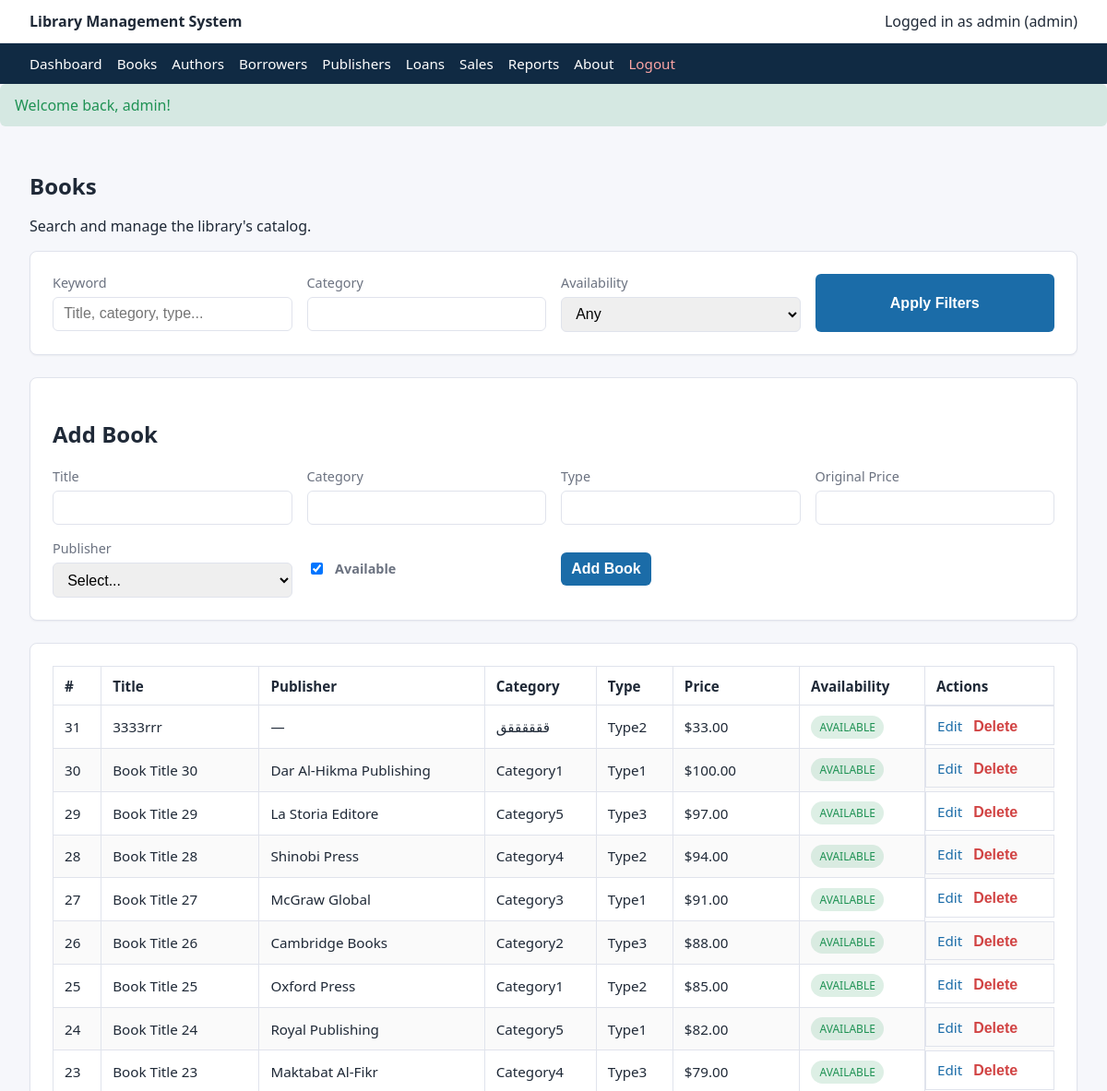
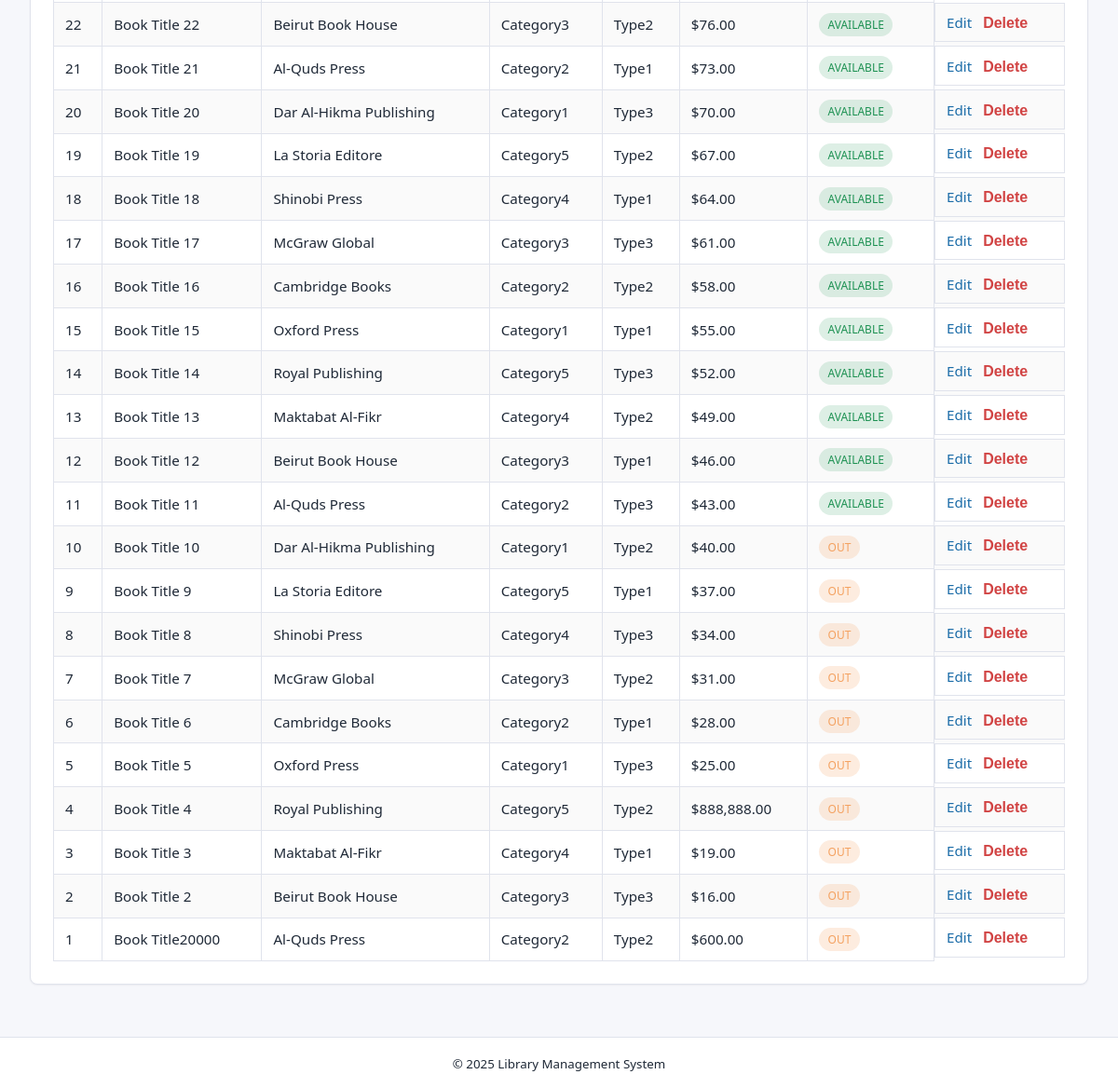
The app's page /books.php (signed in) with its own data (2 pictures, top to bottom).
### tables this page shows
CREATE TABLE `book` (
  `book_id` int(11) NOT NULL,
  `title` varchar(200) NOT NULL,
  `publisher_id` int(11) DEFAULT NULL,
  `category` varchar(100) DEFAULT NULL,
  `book_type` varchar(50) DEFAULT NULL,
  `original_price` decimal(10,2) DEFAULT NULL,
  `available` tinyint(1) DEFAULT 1
);

CREATE TABLE `publisher` (
  `publisher_id` int(11) NOT NULL,
  `name` varchar(100) NOT NULL,
  `city` varchar(100) DEFAULT NULL,
  `country` varchar(100) DEFAULT NULL,
  `contact_info` varchar(150) DEFAULT NULL
);

### helpers.php (called while the page is built, shortened)
<?php
function current_user_role(): string
{
    return $_SESSION['role'] ?? 'student';
}
function escape_output(string $value): string
{
    return htmlspecialchars($value, ENT_QUOTES, 'UTF-8');
}

### books.php (the view, shortened to what this page needs)
<?php
require_once 'bootstrap.php';
$isAdmin = current_user_role() === 'admin';
$editBook = null;
$keyword = trim($_GET['q'] ?? '');
$categoryFilter = trim($_GET['category'] ?? '');
$sql = "SELECT b.*, p.name AS publisher_name FROM book b LEFT JOIN publisher p ON b.publisher_id = p.publisher_id WHERE 1=1";
$sql .= " ORDER BY b.book_id DESC";
$stmt = mysqli_prepare($conn, $sql);
mysqli_stmt_execute($stmt);
$booksResult = mysqli_stmt_get_result($stmt);
require_once 'header.php';
?>
<section class="page-heading">
    <div>
        <h1>Books</h1>
        <p>Search and manage the library's catalog.</p>
    </div>
</section>
<section class="card">
    <form class="filter-form" method="get">
        <label>
            Keyword
            <input type="text" name="q" value="<?php echo escape_output($keyword); ?>" placeholder="Title, category, type...">
        </label>
        <label>
            Category
            <input type="text" name="category" value="<?php echo escape_output($categoryFilter); ?>">
        </label>
        <label>
            Availability
            <select name="availability">
                <option value="">Any</option>
            </select>
        </label>
        <button type="submit">Apply Filters</button>
    </form>
</section>
<?php if ($isAdmin) : ?>
    <section class="card" id="form">
        <h2><?php echo $editBook ? 'Edit Book' : 'Add Book'; ?></h2>
        <form method="post" class="grid-form">
            <label>
                Title
                <input type="text" name="title" value="<?php echo escape_output($editBook['title'] ?? ''); ?>" required>
            </label>
            <label>
                Category
                <input type="text" name="category" value="<?php echo escape_output($editBook['category'] ?? ''); ?>" required>
            </label>
            <label>
                Type
                <input type="text" name="book_type" value="<?php echo escape_output($editBook['book_type'] ?? ''); ?>" required>
            </label>
            <label>
                Original Price
                <input type="number" step="0.01" name="original_price" value="<?php echo escape_output($editBook['original_price'] ?? ''); ?>" required>
            </label>
            <label>
                Publisher
                <select name="publisher_id" required>
                    <option value="">Select...</option>
                </select>
            </label>
            <label class="checkbox">
                <input type="checkbox" name="available" value="1" <?php echo ($editBook['available'] ?? 1) ? 'checked' : ''; ?>>
                Available
            </label>
            <div class="form-actions">
                <button type="submit"><?php echo $editBook ? 'Update Book' : 'Add Book'; ?></button>
            </div>
        </form>
    </section>
<?php endif; ?>
<section class="card">
    <div class="table-wrapper">
        <table>
            <thead>
                <tr>
                    <th>#</th>
                    <th>Title</th>
                    <th>Publisher</th>
                    <th>Category</th>
                    <th>Type</th>
                    <th>Price</th>
                    <th>Availability</th>
                    <?php if ($isAdmin) : ?>
                        <th>Actions</th>
                    <?php endif; ?>
                </tr>
            </thead>
            <tbody>
                <?php while ($book = mysqli_fetch_assoc($booksResult)) : ?>
                    <tr>
                        <td><?php echo $book['book_id']; ?></td>
                        <td><?php echo escape_output($book['title']); ?></td>
                        <td><?php echo escape_output($book['publisher_name'] ?? '—'); ?></td>
                        <td><?php echo escape_output($book['category']); ?></td>
                        <td><?php echo escape_output($book['book_type']); ?></td>
                        <td>$<?php echo number_format($book['original_price'], 2); ?></td>
                        <td>
                            <span class="badge <?php echo $book['available'] ? 'success' : 'warning'; ?>">
                                <?php echo $book['available'] ? 'Available' : 'Out'; ?>
                            </span>
                        </td>
                        <?php if ($isAdmin) : ?>
                            <td class="actions">
                                <a href="books.php?edit=<?php echo $book['book_id']; ?>">Edit</a>
                                <form method="post" onsubmit="return confirm('Delete this book?');">
                                    <button type="submit" class="link-button danger">Delete</button>
                                </form>
                            </td>
                        <?php endif; ?>
                    </tr>
                <?php endwhile; ?>
            </tbody>
        </table>
    </div>
</section>
<?php require_once 'footer.php'; ?>

### styles.css (style rules this page uses)
:root { font-family: "Segoe UI", Tahoma, Helvetica, Arial, sans-serif; color-scheme: light; --primary: #1b6ca8; --accent: #f4a261; --bg: #f6f7fb; --border: #e0e3ec; --text: #1f2937; --muted: #6b7280; --danger: #d14343; --success: #1f9254; }
* { box-sizing: border-box; }
body { margin: 0; background: var(--bg); color: var(--text); }
a { color: var(--primary); text-decoration: none; }
table { width: 100%; border-collapse: collapse; font-size: 0.95rem; }
th, td { border: 1px solid var(--border); padding: 0.65rem 0.75rem; text-align: left; }
th { background: #fff; font-weight: 600; }
tr:nth-child(even) { background: #fafafa; }
.card { background: #fff; border: 1px solid var(--border); border-radius: 8px; padding: 1.5rem; margin-bottom: 1.5rem; box-shadow: 0 1px 2px rgba(15, 23, 42, 0.05); }
.page-heading h1 { margin: 0 0 0.25rem 0; }
.filter-form, .grid-form, .inline-form, .auth-form { display: grid; gap: 1rem; }
.filter-form { grid-template-columns: repeat(auto-fit, minmax(180px, 1fr)); }
.grid-form { grid-template-columns: repeat(auto-fit, minmax(220px, 1fr)); }
label { font-size: 0.9rem; color: var(--muted); display: flex; flex-direction: column; gap: 0.35rem; }
input, select, textarea, button { border: 1px solid var(--border); border-radius: 6px; padding: 0.55rem 0.7rem; font-size: 1rem; }
button, .button { background: var(--primary); color: #fff; border: none; cursor: pointer; font-weight: 600; }
.form-actions { display: flex; gap: 1rem; align-items: center; }
.checkbox { flex-direction: row; align-items: center; font-weight: 600; }
.checkbox input { width: auto; margin-right: 0.5rem; }
.table-wrapper { overflow-x: auto; }
.badge { display: inline-block; padding: 0.25rem 0.6rem; border-radius: 999px; font-size: 0.75rem; text-transform: uppercase; }
.badge.success { background: rgba(31, 146, 84, 0.15); color: var(--success); }
.badge.warning { background: rgba(244, 162, 97, 0.2); color: var(--accent); }
.actions { display: flex; gap: 0.75rem; align-items: center; }
.link-button { background: none; border: none; padding: 0; color: var(--primary); cursor: pointer; }
.link-button.danger { color: var(--danger); }

### records on screen
book: book_id "31", title "3333rrr", publisher_name "—", category "ققققققق", book_type "Type2", original_price "33.00", available "AVAILABLE"
book: book_id "30", title "Book Title 30", publisher.name "Dar Al-Hikma Publishing", category "Category1", book_type "Type1", original_price "100.00", available "AVAILABLE"
book: book_id "29", title "Book Title 29", publisher.name "La Storia Editore", category "Category5", book_type "Type3", original_price "97.00", available "AVAILABLE"
book: book_id "28", title "Book Title 28", publisher.name "Shinobi Press", category "Category4", book_type "Type2", original_price "94.00", available "AVAILABLE"
book: book_id "27", title "Book Title 27", publisher.name "McGraw Global", category "Category3", book_type "Type1", original_price "91.00", available "AVAILABLE"
book: book_id "26", title "Book Title 26", publisher.name "Cambridge Books", category "Category2", book_type "Type3", original_price "88.00", available "AVAILABLE"
book: book_id "25", title "Book Title 25", publisher.name "Oxford Press", category "Category1", book_type "Type2", original_price "85.00", available "AVAILABLE"
book: book_id "24", title "Book Title 24", publisher.name "Royal Publishing", category "Category5", book_type "Type1", original_price "82.00", available "AVAILABLE"
book: book_id "23", title "Book Title 23", publisher.name "Maktabat Al-Fikr", category "Category4", book_type "Type3", original_price "79.00", available "AVAILABLE"
book: book_id "22", title "Book Title 22", publisher.name "Beirut Book House", category "Category3", book_type "Type2", original_price "76.00", available "AVAILABLE"
book: book_id "21", title "Book Title 21", publisher.name "Al-Quds Press", category "Category2", book_type "Type1", original_price "73.00", available "AVAILABLE"
book: book_id "20", title "Book Title 20", publisher.name "Dar Al-Hikma Publishing", category "Category1", book_type "Type3", original_price "70.00", available "AVAILABLE"
book: book_id "19", title "Book Title 19", publisher.name "La Storia Editore", category "Category5", book_type "Type2", original_price "67.00", available "AVAILABLE"
book: book_id "18", title "Book Title 18", publisher.name "Shinobi Press", category "Category4", book_type "Type1", original_price "64.00", available "AVAILABLE"
book: book_id "17", title "Book Title 17", publisher.name "McGraw Global", category "Category3", book_type "Type3", original_price "61.00", available "AVAILABLE"
book: book_id "16", title "Book Title 16", publisher.name "Cambridge Books", category "Category2", book_type "Type2", original_price "58.00", available "AVAILABLE"
book: book_id "15", title "Book Title 15", publisher.name "Oxford Press", category "Category1", book_type "Type1", original_price "55.00", available "AVAILABLE"
book: book_id "14", title "Book Title 14", publisher.name "Royal Publishing", category "Category5", book_type "Type3", original_price "52.00", available "AVAILABLE"
book: book_id "13", title "Book Title 13", publisher.name "Maktabat Al-Fikr", category "Category4", book_type "Type2", original_price "49.00", available "AVAILABLE"
book: book_id "12", title "Book Title 12", publisher.name "Beirut Book House", category "Category3", book_type "Type1", original_price "46.00", available "AVAILABLE"
book: book_id "11", title "Book Title 11", publisher.name "Al-Quds Press", category "Category2", book_type "Type3", original_price "43.00", available "AVAILABLE"
book: book_id "10", title "Book Title 10", publisher.name "Dar Al-Hikma Publishing", category "Category1", book_type "Type2", original_price "40.00", available "OUT"
book: book_id "9", title "Book Title 9", publisher.name "La Storia Editore", category "Category5", book_type "Type1", original_price "37.00", available "OUT"
book: book_id "8", title "Book Title 8", publisher.name "Shinobi Press", category "Category4", book_type "Type3", original_price "34.00", available "OUT"
book: book_id "7", title "Book Title 7", publisher.name "McGraw Global", category "Category3", book_type "Type2", original_price "31.00", available "OUT"
book: book_id "6", title "Book Title 6", publisher.name "Cambridge Books", category "Category2", book_type "Type1", original_price "28.00", available "OUT"
book: book_id "5", title "Book Title 5", publisher.name "Oxford Press", category "Category1", book_type "Type3", original_price "25.00", available "OUT"
book: book_id "4", title "Book Title 4", publisher.name "Royal Publishing", category "Category5", book_type "Type2", original_price "888,888.00", available "OUT"
book: book_id "3", title "Book Title 3", publisher.name "Maktabat Al-Fikr", category "Category4", book_type "Type1", original_price "19.00", available "OUT"
book: book_id "2", title "Book Title 2", publisher.name "Beirut Book House", category "Category3", book_type "Type3", original_price "16.00", available "OUT"
book: book_id "1", title "Book Title20000", publisher.name "Al-Quds Press", category "Category2", book_type "Type2", original_price "600.00", available "OUT"

### other values on screen
escape_output($_SESSION['username']) "admin"
escape_output(current_user_role()) "admin"
escape_output($flash['message']) "Welcome back, admin!"
